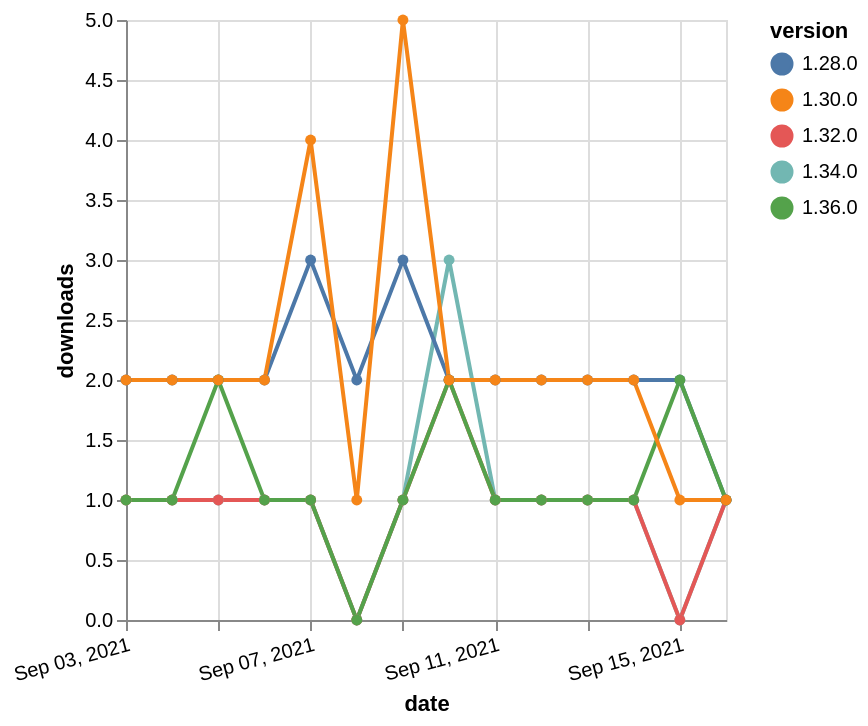

Write the Vega-Lite specification saved for this chart.
### Vega-Lite specification from a JSON file in a GitHub repository (floating-point values rounded to 4 significant figures)
{"$schema": "https://vega.github.io/schema/vega-lite/v5.json", "description": "A simple bar chart with embedded data.", "data": {"values": [{"date": "2021-09-03", "total": 336, "delta": 1, "version": "1.34.0"}, {"date": "2021-09-04", "total": 337, "delta": 1, "version": "1.34.0"}, {"date": "2021-09-05", "total": 338, "delta": 1, "version": "1.34.0"}, {"date": "2021-09-06", "total": 339, "delta": 1, "version": "1.34.0"}, {"date": "2021-09-07", "total": 340, "delta": 1, "version": "1.34.0"}, {"date": "2021-09-08", "total": 340, "delta": 0, "version": "1.34.0"}, {"date": "2021-09-09", "total": 341, "delta": 1, "version": "1.34.0"}, {"date": "2021-09-10", "total": 344, "delta": 3, "version": "1.34.0"}, {"date": "2021-09-11", "total": 345, "delta": 1, "version": "1.34.0"}, {"date": "2021-09-12", "total": 346, "delta": 1, "version": "1.34.0"}, {"date": "2021-09-13", "total": 347, "delta": 1, "version": "1.34.0"}, {"date": "2021-09-14", "total": 348, "delta": 1, "version": "1.34.0"}, {"date": "2021-09-15", "total": 348, "delta": 0, "version": "1.34.0"}, {"date": "2021-09-16", "total": 349, "delta": 1, "version": "1.34.0"}, {"date": "2021-09-03", "total": 231, "delta": 1, "version": "1.32.0"}, {"date": "2021-09-04", "total": 232, "delta": 1, "version": "1.32.0"}, {"date": "2021-09-05", "total": 233, "delta": 1, "version": "1.32.0"}, {"date": "2021-09-06", "total": 234, "delta": 1, "version": "1.32.0"}, {"date": "2021-09-07", "total": 235, "delta": 1, "version": "1.32.0"}, {"date": "2021-09-08", "total": 235, "delta": 0, "version": "1.32.0"}, {"date": "2021-09-09", "total": 236, "delta": 1, "version": "1.32.0"}, {"date": "2021-09-10", "total": 238, "delta": 2, "version": "1.32.0"}, {"date": "2021-09-11", "total": 239, "delta": 1, "version": "1.32.0"}, {"date": "2021-09-12", "total": 240, "delta": 1, "version": "1.32.0"}, {"date": "2021-09-13", "total": 241, "delta": 1, "version": "1.32.0"}, {"date": "2021-09-14", "total": 242, "delta": 1, "version": "1.32.0"}, {"date": "2021-09-15", "total": 242, "delta": 0, "version": "1.32.0"}, {"date": "2021-09-16", "total": 243, "delta": 1, "version": "1.32.0"}, {"date": "2021-09-03", "total": 2322, "delta": 2, "version": "1.28.0"}, {"date": "2021-09-04", "total": 2324, "delta": 2, "version": "1.28.0"}, {"date": "2021-09-05", "total": 2326, "delta": 2, "version": "1.28.0"}, {"date": "2021-09-06", "total": 2328, "delta": 2, "version": "1.28.0"}, {"date": "2021-09-07", "total": 2331, "delta": 3, "version": "1.28.0"}, {"date": "2021-09-08", "total": 2333, "delta": 2, "version": "1.28.0"}, {"date": "2021-09-09", "total": 2336, "delta": 3, "version": "1.28.0"}, {"date": "2021-09-10", "total": 2338, "delta": 2, "version": "1.28.0"}, {"date": "2021-09-11", "total": 2340, "delta": 2, "version": "1.28.0"}, {"date": "2021-09-12", "total": 2342, "delta": 2, "version": "1.28.0"}, {"date": "2021-09-13", "total": 2344, "delta": 2, "version": "1.28.0"}, {"date": "2021-09-14", "total": 2346, "delta": 2, "version": "1.28.0"}, {"date": "2021-09-15", "total": 2348, "delta": 2, "version": "1.28.0"}, {"date": "2021-09-16", "total": 2349, "delta": 1, "version": "1.28.0"}, {"date": "2021-09-03", "total": 178, "delta": 1, "version": "1.36.0"}, {"date": "2021-09-04", "total": 179, "delta": 1, "version": "1.36.0"}, {"date": "2021-09-05", "total": 181, "delta": 2, "version": "1.36.0"}, {"date": "2021-09-06", "total": 182, "delta": 1, "version": "1.36.0"}, {"date": "2021-09-07", "total": 183, "delta": 1, "version": "1.36.0"}, {"date": "2021-09-08", "total": 183, "delta": 0, "version": "1.36.0"}, {"date": "2021-09-09", "total": 184, "delta": 1, "version": "1.36.0"}, {"date": "2021-09-10", "total": 186, "delta": 2, "version": "1.36.0"}, {"date": "2021-09-11", "total": 187, "delta": 1, "version": "1.36.0"}, {"date": "2021-09-12", "total": 188, "delta": 1, "version": "1.36.0"}, {"date": "2021-09-13", "total": 189, "delta": 1, "version": "1.36.0"}, {"date": "2021-09-14", "total": 190, "delta": 1, "version": "1.36.0"}, {"date": "2021-09-15", "total": 192, "delta": 2, "version": "1.36.0"}, {"date": "2021-09-16", "total": 193, "delta": 1, "version": "1.36.0"}, {"date": "2021-09-03", "total": 2422, "delta": 2, "version": "1.30.0"}, {"date": "2021-09-04", "total": 2424, "delta": 2, "version": "1.30.0"}, {"date": "2021-09-05", "total": 2426, "delta": 2, "version": "1.30.0"}, {"date": "2021-09-06", "total": 2428, "delta": 2, "version": "1.30.0"}, {"date": "2021-09-07", "total": 2432, "delta": 4, "version": "1.30.0"}, {"date": "2021-09-08", "total": 2433, "delta": 1, "version": "1.30.0"}, {"date": "2021-09-09", "total": 2438, "delta": 5, "version": "1.30.0"}, {"date": "2021-09-10", "total": 2440, "delta": 2, "version": "1.30.0"}, {"date": "2021-09-11", "total": 2442, "delta": 2, "version": "1.30.0"}, {"date": "2021-09-12", "total": 2444, "delta": 2, "version": "1.30.0"}, {"date": "2021-09-13", "total": 2446, "delta": 2, "version": "1.30.0"}, {"date": "2021-09-14", "total": 2448, "delta": 2, "version": "1.30.0"}, {"date": "2021-09-15", "total": 2449, "delta": 1, "version": "1.30.0"}, {"date": "2021-09-16", "total": 2450, "delta": 1, "version": "1.30.0"}]}, "width": "container", "mark": {"type": "line", "point": {"filled": true}}, "encoding": {"x": {"field": "date", "type": "temporal", "timeUnit": "yearmonthdate", "title": "date", "axis": {"labelAngle": -15}}, "y": {"field": "delta", "type": "quantitative", "title": "downloads"}, "color": {"field": "version", "type": "nominal"}, "tooltip": {"field": "delta"}}}
